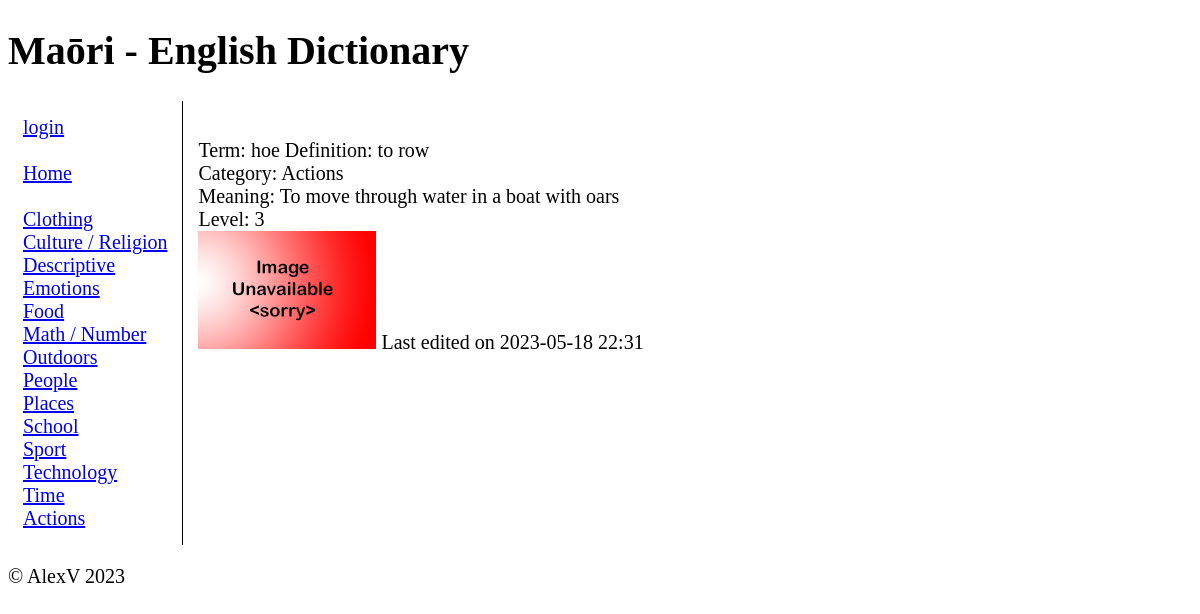
The page /term/6 on the database its author committed.
### tables this page shows
CREATE TABLE "categories" (
	"id"	INTEGER,
	"category_name"	TEXT NOT NULL,
	PRIMARY KEY("id" AUTOINCREMENT)
);

CREATE TABLE "maori_dictionary" (
	"id"	INTEGER,
	"maori"	TEXT NOT NULL,
	"english"	INTEGER NOT NULL,
	"category_id"	INTEGER NOT NULL,
	"definition"	TEXT,
	"level"	INTEGER NOT NULL,
	"image"	TEXT,
	"last_edited"	TEXT NOT NULL,
	"edited_by"	INTEGER NOT NULL,
	PRIMARY KEY("id" AUTOINCREMENT),
	FOREIGN KEY("category_id") REFERENCES "categories"("id")
);

### app.py (the view)
@app.route("/term/<termid>")
def render_term(termid):
    user = get_user()
    categories, term_detailed = db_interact([["SELECT * FROM categories", False, "fetchall"],
                                             ["SELECT * FROM maori_dictionary WHERE id=?", (termid, ), "fetchone"]])
    term_category, editing_user  = db_interact([["SELECT category_name FROM categories WHERE id=?", (term_detailed[3], ),
                                                 "fetchone"], ["SELECT username FROM user WHERE id=?", (term_detailed[8], ), "fetchone"]])
    error = request.args.get("error")
    return render_template("term.html", categories=categories,  term_category=term_category, term_detailed=term_detailed
                           , user=user, error=error, editing_user=editing_user)

### app.py (called while the page is built)
def create_connection(sql):
    try:
        return sqlite3.connect(sql)
    except sqlite3.Error:
        print(sqlite3.Error)
    return (None)

def db_interact(data_requests):
    db = create_connection(DB)
    cur = db.cursor()
    results = []
    for data_request in data_requests:
        if data_request[1]:
            temp = cur.execute(data_request[0], data_request[1])
        else:
            temp = cur.execute(data_request[0])
        print(data_request)
        if data_request[2] == "fetchone":
            results.append(temp.fetchone())
        elif data_request[2] == "fetchall":
            results.append(temp.fetchall())
        elif data_request[2] == "commit":
            db.commit()
    db.close()
    return results

def get_user():
    if ("username" in session):
        display_name = session["username"]
        permission = session["permission"]
        if display_name is None:
            return False
        return [display_name, permission]
    return False

### templates/term.html (shortened to what this page needs)
{% extends 'base.html' %}
{% block heading %}Maōri - English Dictionary{% endblock %}
{% block main %}
<br>
{%if term_detailed%}
Term: {{term_detailed[1]}}
Definition: {{term_detailed[2]}}<br>
Category: {{term_category[0]}}<br>
Meaning: {{term_detailed[4]}}<br>
Level: {{term_detailed[5]}}<br>
{%if term_detailed[6]%}
<img src="/static/images/{{term_detailed[2]}}.{{term_detailed[6]}}">
{%else%}
<img src="/static/images/noimage.png">
{%endif%}
Last edited{%if user[1]%} by: {{editing_user[0]}} {%endif%} on {{term_detailed[7]}}
{%endif%}
{% endblock %}

### templates/base.html (shortened to what this page needs)
<!doctype html>
<html lang="en">
<head>
	<link href="/static/style.css" rel="stylesheet">
</head>
<body>
	<header>
		<h1>{% block heading %}{% endblock %}</h1>
	</header>
	<div class="container">
		<nav>
			{%if user%}
			 {{user[0]}}<br>
			<a href="/login">logout</a><br>
			{%else%}
			<a href="/login">login</a><br>
			{%endif%}<br>
            <a href="\">Home</a><br><br>
			{%for category in categories%}
			<a href="/cat/{{category[0]}}">{{category[1]}}</a>{%if user[1]%} - <a href="/edit/update/cat/{{category[0]}}">edit</a> <a href="/edit/delete/cat/{{category[0]}}">delete</a> {%endif%}
			<br>
			{%endfor%}
		</nav>
		<main>
            {% block main%}
			{% endblock main %}
        </main>
	</div>
	<footer>
		<p>
			&copy; AlexV 2023
		</p>
	</footer>
</body>
</html>

### static/style.css (style rules this page uses)
@media screen and (min-width:700px) { .container { display:flex; } }
.container>* { padding:15px; }
*:not(h1) { font-size: 20px; }
nav { border-right: 1px solid black; }

### rows shown on the page
categories: category_name "Clothing"
categories: category_name "Culture / Religion"
categories: category_name "Descriptive"
categories: category_name "Emotions"
categories: category_name "Food"
categories: category_name "Math / Number"
categories: category_name "Outdoors"
categories: category_name "People"
categories: category_name "Places"
categories: category_name "School"
categories: category_name "Sport"
categories: category_name "Technology"
categories: category_name "Time"
categories: category_name "Actions"
maori_dictionary: maori "hoe", english "to row", definition "To move through water in a boat with oars", level "3", last_edited "2023-05-18 22:31"
